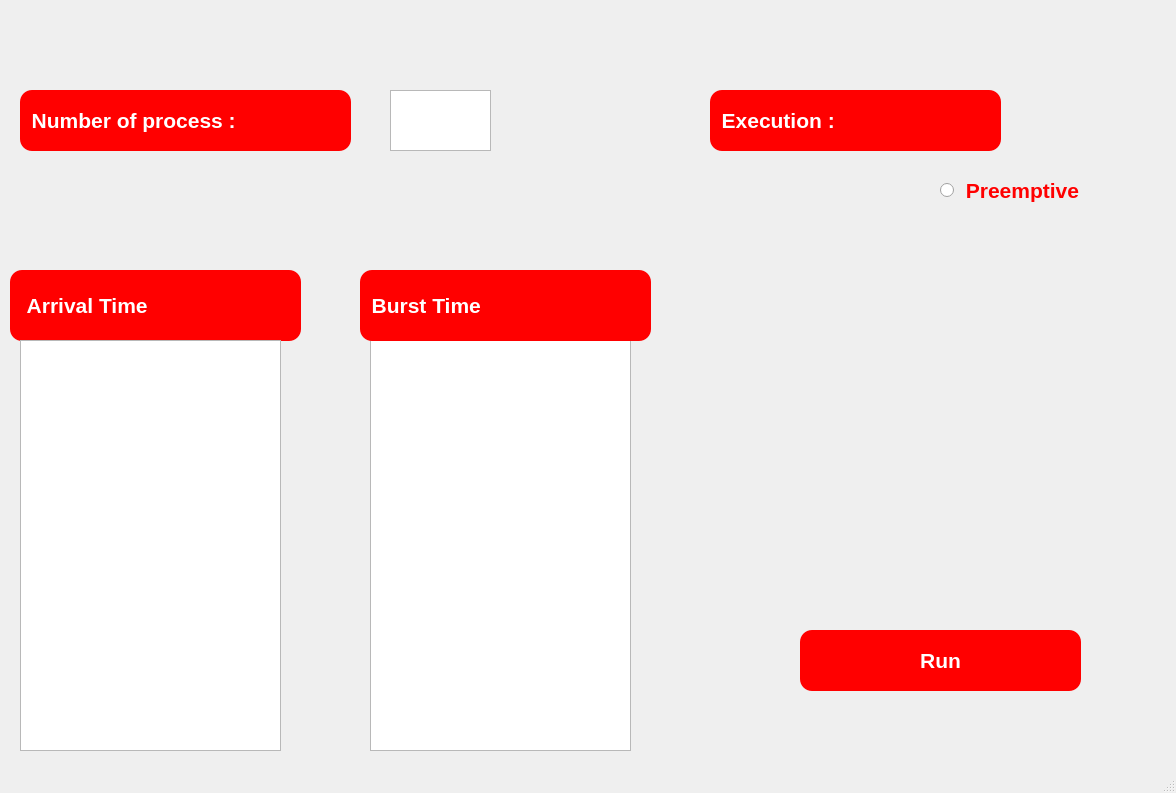
<?xml version="1.0" encoding="UTF-8"?>
<ui version="4.0">
 <class>MainWindow</class>
 <widget class="QMainWindow" name="MainWindow">
  <property name="geometry">
   <rect>
    <x>0</x>
    <y>0</y>
    <width>1176</width>
    <height>793</height>
   </rect>
  </property>
  <property name="font">
   <font>
    <family>MS Sans Serif</family>
    <pointsize>16</pointsize>
    <weight>75</weight>
    <bold>true</bold>
   </font>
  </property>
  <property name="windowTitle">
   <string>MainWindow</string>
  </property>
  <widget class="QWidget" name="centralwidget">
   <widget class="QLabel" name="label">
    <property name="geometry">
     <rect>
      <x>20</x>
      <y>90</y>
      <width>331</width>
      <height>61</height>
     </rect>
    </property>
    <property name="styleSheet">
     <string notr="true">font: 75 24pt &quot;MS Shell Dlg 2&quot;;
color: white;
background:red;
border-radius:12;</string>
    </property>
    <property name="text">
     <string>  Number of process :</string>
    </property>
   </widget>
   <widget class="QTextEdit" name="textEdit">
    <property name="geometry">
     <rect>
      <x>390</x>
      <y>90</y>
      <width>101</width>
      <height>61</height>
     </rect>
    </property>
   </widget>
   <widget class="QLabel" name="label_2">
    <property name="geometry">
     <rect>
      <x>10</x>
      <y>270</y>
      <width>291</width>
      <height>71</height>
     </rect>
    </property>
    <property name="styleSheet">
     <string notr="true">font: 75 24pt &quot;MS Shell Dlg 2&quot;;
color: white;
background:red;
border-radius:12;</string>
    </property>
    <property name="text">
     <string>   Arrival Time</string>
    </property>
   </widget>
   <widget class="QTextEdit" name="textEdit_2">
    <property name="geometry">
     <rect>
      <x>20</x>
      <y>340</y>
      <width>261</width>
      <height>411</height>
     </rect>
    </property>
    <property name="styleSheet">
     <string notr="true">font: 75 20pt &quot;Nirmala UI&quot;;</string>
    </property>
   </widget>
   <widget class="QPushButton" name="pushButton">
    <property name="geometry">
     <rect>
      <x>800</x>
      <y>630</y>
      <width>281</width>
      <height>61</height>
     </rect>
    </property>
    <property name="styleSheet">
     <string notr="true">font: 75 24pt &quot;MS Shell Dlg 2&quot;;
color:white;
background:red;
border-radius:12;
</string>
    </property>
    <property name="text">
     <string>Run</string>
    </property>
   </widget>
   <widget class="QTextEdit" name="textEdit_3">
    <property name="geometry">
     <rect>
      <x>370</x>
      <y>340</y>
      <width>261</width>
      <height>411</height>
     </rect>
    </property>
    <property name="styleSheet">
     <string notr="true">font: 75 20pt &quot;Nirmala UI&quot;;</string>
    </property>
   </widget>
   <widget class="QLabel" name="label_3">
    <property name="geometry">
     <rect>
      <x>360</x>
      <y>270</y>
      <width>291</width>
      <height>71</height>
     </rect>
    </property>
    <property name="styleSheet">
     <string notr="true">font: 75 24pt &quot;MS Shell Dlg 2&quot;;
color: white;
background:red;
border-radius:12;</string>
    </property>
    <property name="text">
     <string>  Burst Time</string>
    </property>
   </widget>
   <widget class="QLabel" name="label_4">
    <property name="geometry">
     <rect>
      <x>710</x>
      <y>90</y>
      <width>291</width>
      <height>61</height>
     </rect>
    </property>
    <property name="styleSheet">
     <string notr="true">font: 75 24pt &quot;MS Shell Dlg 2&quot;;
color: white;
background:red;
border-radius:12;</string>
    </property>
    <property name="text">
     <string>  Execution :</string>
    </property>
   </widget>
   <widget class="QRadioButton" name="radioButton">
    <property name="geometry">
     <rect>
      <x>940</x>
      <y>160</y>
      <width>211</width>
      <height>61</height>
     </rect>
    </property>
    <property name="styleSheet">
     <string notr="true">font: 75 24pt &quot;MS Shell Dlg 2&quot;;
color: Red;

border-radius:12;</string>
    </property>
    <property name="text">
     <string> Preemptive</string>
    </property>
   </widget>
  </widget>
  <widget class="QStatusBar" name="statusbar"/>
 </widget>
 <resources/>
 <connections/>
</ui>
